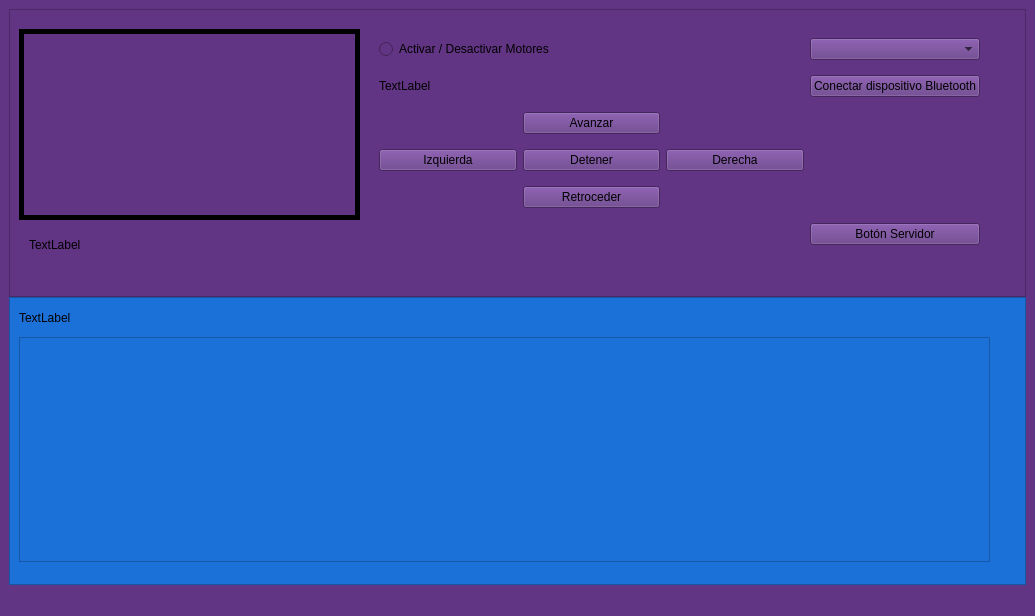
<?xml version="1.0" encoding="UTF-8"?>
<ui version="4.0">
 <class>MainWindow</class>
 <widget class="QMainWindow" name="MainWindow">
  <property name="geometry">
   <rect>
    <x>0</x>
    <y>0</y>
    <width>1035</width>
    <height>616</height>
   </rect>
  </property>
  <property name="windowTitle">
   <string>MainWindow</string>
  </property>
  <property name="styleSheet">
   <string notr="true">background-color: rgb(97, 53, 131);</string>
  </property>
  <widget class="QWidget" name="centralwidget">
   <layout class="QHBoxLayout" name="horizontalLayout">
    <item>
     <layout class="QVBoxLayout" name="verticalLayout">
      <property name="spacing">
       <number>0</number>
      </property>
      <item>
       <widget class="QFrame" name="frame_arriba">
        <property name="frameShape">
         <enum>QFrame::StyledPanel</enum>
        </property>
        <property name="frameShadow">
         <enum>QFrame::Raised</enum>
        </property>
        <widget class="QLabel" name="autor">
         <property name="geometry">
          <rect>
           <x>20</x>
           <y>210</y>
           <width>691</width>
           <height>51</height>
          </rect>
         </property>
         <property name="text">
          <string>TextLabel</string>
         </property>
        </widget>
        <widget class="QLabel" name="Imagen">
         <property name="geometry">
          <rect>
           <x>10</x>
           <y>20</y>
           <width>341</width>
           <height>191</height>
          </rect>
         </property>
         <property name="styleSheet">
          <string notr="true">border: 5px solid black;</string>
         </property>
         <property name="text">
          <string/>
         </property>
         <property name="pixmap">
          <pixmap>../../../../Descargas/Telegram Desktop/photo_2021-11-19_03-34-04.jpg</pixmap>
         </property>
         <property name="scaledContents">
          <bool>true</bool>
         </property>
         <property name="margin">
          <number>0</number>
         </property>
        </widget>
        <widget class="QWidget" name="layoutWidget">
         <property name="geometry">
          <rect>
           <x>370</x>
           <y>20</y>
           <width>601</width>
           <height>231</height>
          </rect>
         </property>
         <layout class="QGridLayout" name="gridLayout">
          <item row="0" column="3">
           <widget class="QComboBox" name="bt_list">
<!--            
            <item>
             <property name="text">
              <string>98:D3:31:FC:96:5F - HC-06</string>
             </property>
            </item>
            <item>
             <property name="text">
              <string>94:17:00:DD:74:5F - Bawy~</string>
             </property>
            </item>
 -->

           </widget>
          </item>
          <item row="3" column="2">
           <widget class="QPushButton" name="btn_derecha">
            <property name="text">
             <string>Derecha</string>
            </property>
           </widget>
          </item>
          <item row="5" column="3">
           <widget class="QPushButton" name="on_off_server">
            <property name="text">
             <string>Botón Servidor</string>
            </property>
           </widget>
          </item>
          <item row="1" column="0" colspan="3">
           <widget class="QLabel" name="t_botones">
            <property name="text">
             <string>TextLabel</string>
            </property>
           </widget>
          </item>
          <item row="4" column="1">
           <widget class="QPushButton" name="btn_retroceder">
            <property name="text">
             <string>Retroceder</string>
            </property>
           </widget>
          </item>
          <item row="3" column="1">
           <widget class="QPushButton" name="btn_detener">
            <property name="text">
             <string>Detener</string>
            </property>
           </widget>
          </item>
          <item row="1" column="3">
           <widget class="QPushButton" name="on_off_bt">
            <property name="text">
             <string>Conectar dispositivo Bluetooth</string>
            </property>
           </widget>
          </item>
          <item row="2" column="1">
           <widget class="QPushButton" name="btn_avanzar">
            <property name="text">
             <string>Avanzar</string>
            </property>
            <property name="autoDefault">
             <bool>true</bool>
            </property>
           </widget>
          </item>
          <item row="3" column="0">
           <widget class="QPushButton" name="btn_izquierda">
            <property name="text">
             <string>Izquierda</string>
            </property>
           </widget>
          </item>
          <item row="0" column="0" colspan="3">
           <widget class="QRadioButton" name="on_off_motor">
            <property name="text">
             <string>Activar / Desactivar Motores</string>
            </property>
           </widget>
          </item>
         </layout>
        </widget>
       </widget>
      </item>
      <item>
       <widget class="QFrame" name="frame_abajo">
        <property name="autoFillBackground">
         <bool>false</bool>
        </property>
        <property name="styleSheet">
         <string notr="true">background-color: rgb(28, 113, 216);</string>
        </property>
        <property name="frameShape">
         <enum>QFrame::StyledPanel</enum>
        </property>
        <property name="frameShadow">
         <enum>QFrame::Raised</enum>
        </property>
        <widget class="QWidget" name="verticalLayoutWidget">
         <property name="geometry">
          <rect>
           <x>10</x>
           <y>14</y>
           <width>971</width>
           <height>251</height>
          </rect>
         </property>
         <layout class="QVBoxLayout" name="verticalLayout_2">
          <property name="spacing">
           <number>12</number>
          </property>
          <item>
           <widget class="QLabel" name="label_2">
            <property name="text">
             <string>TextLabel</string>
            </property>
           </widget>
          </item>
          <item>
           <widget class="QListWidget" name="r_log"/>
          </item>
         </layout>
        </widget>
       </widget>
      </item>
     </layout>
    </item>
   </layout>
  </widget>
  <widget class="QMenuBar" name="menubar">
   <property name="geometry">
    <rect>
     <x>0</x>
     <y>0</y>
     <width>1035</width>
     <height>22</height>
    </rect>
   </property>
  </widget>
  <widget class="QStatusBar" name="statusbar"/>
 </widget>
 <resources/>
 <connections/>
</ui>
